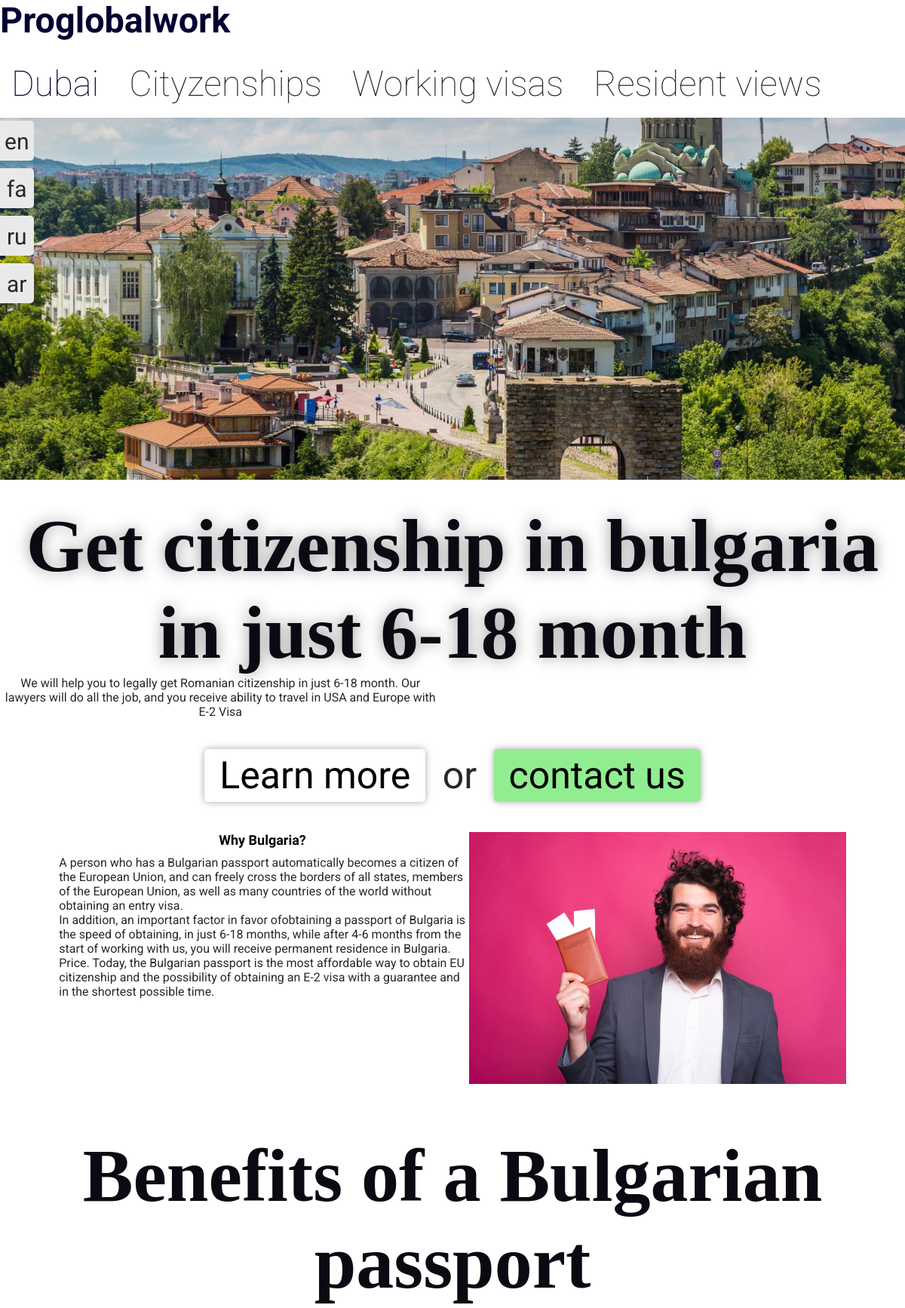
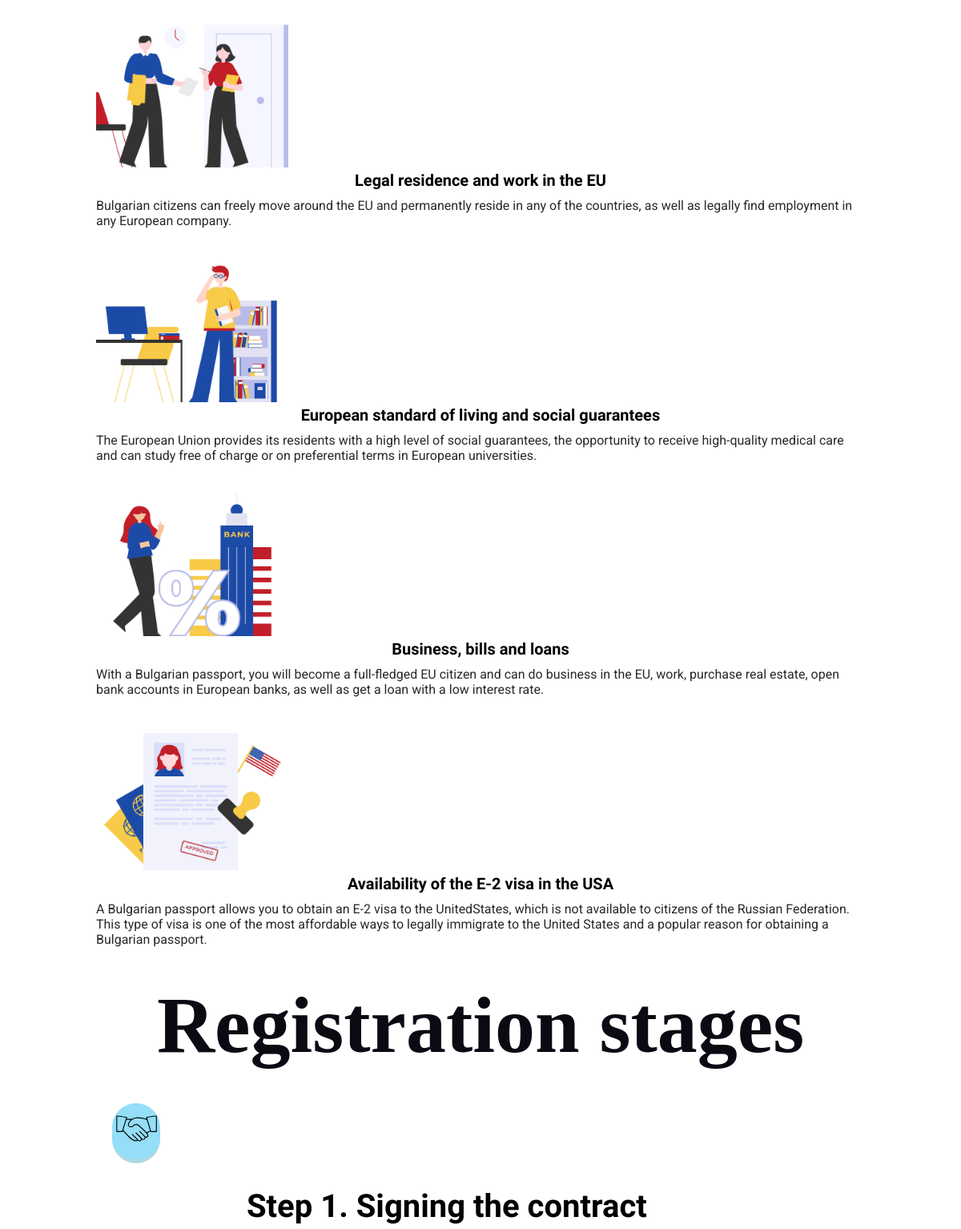
/citizen/bolgar/ (upper part), run on the app's committed database (2 pictures, top to bottom).
### main/models.py (models this page shows, shortened)
class Text(models.Model):
	related = models.ForeignKey(TextBlock, on_delete=models.CASCADE, related_name='texts')
	language = models.CharField(max_length=2)
	text = models.TextField(unique=True)
	source = models.BooleanField(default=False)

### main/views.py (the view)
# urls.py: path('citizen/bolgar/', views.citi_bolgar_eng, name='citi_bolgar_eng'),
def citi_bolgar_eng(request):
	return _render(request, 'sub/citizenship/bolgar_eng.html', from_page='citizenship for bolgaria')

### main/views.py (called while the page is built)
def get_texts(lang):
	texts = {}
	for block in TextBlock.objects.all():
		try:
			texts[block.title] = block.texts.filter(language=lang)[0]
		except IndexError:
			print('Missing text for "', block.title, '" for ', lang)
	return {'texts': texts}

def _render(req, template, context={}, from_page='any', req_form=True):
	lang = 'en'
	if 'lang' in req.COOKIES:
		if req.method == 'POST':
			form = RequestForm(req.POST)
			if form.is_valid():
				db_req = form.save(commit=False)
				db_req.from_page = from_page
				db_req.save()
		context['texts'] = get_texts(req.COOKIES['lang'])
		req = render(req, template, context)
	else:
		context['texts'] = get_texts(lang)
		req = render(req, template, context)
		req.set_cookie('lang', lang)
	context['req_form'] = RequestForm
	if req_form != True:
		del context['req_form']
	return req

### main/templates/sub/citizenship/bolgar_eng.html (shortened to what this page needs)
{% extends 'base.html' %}
{% load static %}
{% block content %}
<div class="content__title_back" style="
background: linear-gradient( rgba(0, 0, 0, 0.1), rgba(0, 0, 0, 0.1) ), url({% static 'imgs/bolgaria.jpg' %});
background-position: center;
background-repeat: no-repeat;
background-size: cover;
padding: 30vh;
margin-bottom: 30px
">
</div>
<div class="centered" style="text-align: center;">
	<h1 style="text-shadow: 0 0 20px rgb(0, 0, 0, 0.4); max-width: 30ch;">
		{{ texts.texts.Bolgar_first_titile_h1.text }}
	</h1>
	<div style="max-width: 65ch;">
		{{ texts.texts.Romania_under_first_titile_div.text }}
	</div>
	<br>
	<br>
	<div class="tricky-but">
		<div>
			Learn more
		</div>
		 or
		<div>
			contact us
		</div>
	</div>
</div>
<div class="content">
	<div class="centered">
		<br>
		<br>
		<div style="display: inline-block; vertical-align: top;">
			<h2>
				{{ texts.texts.Bolgar_why_romania_title.text }}
			</h2>
			<div style="max-width: 60ch;">
				{{ texts.texts.Bolgar_why_romania_text_div.text|linebreaks }}
			</div>
		</div>
		<div style="display: inline-block; vertical-align: top;">
			<img src="{% static 'imgs/pasport_owner.jpg' %}" alt="" style="width: 500px;">
		</div>
	</div>
</div>
<br>
<br>
<br>
<div class="content">
	<h1 class="centered">
		{{ texts.texts.Bolgar_Benefits_of_a_Bolgarian_passport.text }}
	</h1>
	<br>
	<div class="grid-master">
		<div>
			<div>
				<img src="{% static 'imgs/ligall.png' %}" alt="">
				<h2>
					{{ texts.texts.Legal_residence_and_work_in_the_EU.text }}
				</h2>
				<div>
					{{ texts.texts.Bolgar_Legal_residence_and_work_in_the_EU_text_div.text }}
				</div>
			</div>
		</div>
		<div>
			<div>
				<img src="{% static 'imgs/lifelevel.png' %}" alt="">
				<h2>
					{{ texts.texts.European_standard_of_living_and_social_guarantees.text }}
				</h2>
				<div>
					{{ texts.texts.European_standard_of_living_and_social_guarantees_text_div.text }}
				</div>
			</div>
		</div>
		<div>
			<div>
				<img src="{% static 'imgs/bussiness.png' %}" alt="">
				<h2>
					{{ texts.texts.Romania_Business_bills_and_loans.text }}
				</h2>
				<div>
					{{ texts.texts.Bolgar_Business_bills_and_loans_text_div.text }}
				</div>
			</div>
		</div>
		<div>
			<div>
				<img src="{% static 'imgs/visa_access.webp' %}" alt="">
				<h2>
					{{ texts.texts.Romania_Availability_of_the_E_2_visa_in_the_USA.text }}
				</h2>
				<div>
					{{ texts.texts.Bolgaria_Availability_of_the_E_2_visa_in_the_USA_text_div.text }}
				</div>
			</div>
		</div>
	</div>
</div>
<br>
<br>
<div class="content">
	<h1 class="centered">
		{{ texts.texts.Registration_stages.text }}
	</h1>
	<br>
	<div class="grid-master this-one">
		<div class="inline-bastards">
			<div style="padding: 20px;">
			</div>
			<div>
				<h2>
					{{ texts.texts.Step_1_Signing_the_contract.text }}
				</h2>
			</div>
		</div>
</div>
<br>
<br>
{% endblock %}

### main/static/css/style.css (style rules this page uses)
body { font-family: 'Roboto', sans-serif; color: rgb(40, 40, 40); font-size: 18px; }
* { margin: 0; padding: 0 }
.content { max-width: 1200px; margin: 0 auto; }
h1 { font-family: 'Podkova', serif; font-size: 50px; color:rgb(10, 10, 19); }
h2 { color: black; margin:0; margin-bottom: 10px; font-family: 'Raleway', sans-serif; font-size: 28px; }
.content__title_back { background-color: green; margin: 0rem 0 0px 0; padding: 30px 0rem 60px 0rem; color: white; text-shadow: 0px 0px 25px black; }
.centered { width: fit-content; margin: 0 auto; }
.tricky-but > div { display: inline-block; padding: 6px 20px 6px 20px; border-radius: 5px; margin-left: 0px; margin-right: 10px; background-color: white; color: black; box-shadow: 0px 0px 10px rgba(128, 128, 128, 0.7); }
.tricky-but > div + div { background-color: lightgreen; margin-left: 10px; margin-right: 0px; }
.grid-master { display: grid; justify-content: center; grid-gap: 25px; grid-template-columns: repeat(auto-fill, minmax(200px, 250px)); }
.grid-master > div > div > img { width: 240px; }
.grid-master > div > div > h2 { font-size: 20px; }
.grid-master > div > div > svg { font-size: 20px; height: 60px; width: 60px; padding-bottom: 10px; border-bottom: 5px solid lightblue; }
svg.nice { background-color: rgb(148, 222, 247); border-radius: 100px; }
.inline-bastards > div { vertical-align: top; display: inline-block; }
.this-one { grid-template-columns: repeat(auto-fill, minmax(550px, 550px)); }
@media only screen and (max-device-width: 1200px) { body { overflow-x:auto; font-size: 16px; } }
@media only screen and (max-device-width: 1200px) { .grid-master { grid-template-columns: repeat(auto-fill, minmax(80%, 80%)); } }
@media only screen and (max-device-width: 1200px) { br { content: ""; display: block; height: 20px; } }
@media only screen and (max-device-width: 1200px) { h1 { font-size: 100px; } }
@media only screen and (max-device-width: 1200px) { h2 { font-size: 18px; text-align: center; } }
@media only screen and (max-device-width: 1200px) { h1 { text-align: center; } }
@media only screen and (max-device-width: 1200px) { .this-one > div { max-width: 200ch; border: none; } }
@media only screen and (max-device-width: 1200px) { .this-one > div > div { font-size: 40px; } }
@media only screen and (max-device-width: 1200px) { .this-one > div > div > h2 { font-size: 40px; } }
@media only screen and (max-device-width: 1200px) { .tricky-but { font-size: 50px !important; } }

### main/templates/base.html (style rules this page uses)
html { scroll-behavior: smooth; }

### data on the page
Text: texts.Bolgar_first_titile_h1.text "Get citizenship in bulgaria in just 6-18 month"
Text: texts.Romania_under_first_titile_div.text "We will help you to legally get Romanian citizenship in just 6-18 month. Our lawyers will do all the job, and you receive ability to travel in USA and Europe with E-2 Visa"
Text: texts.Bolgar_why_romania_title.text "Why Bulgaria?"
Text: texts.Bolgar_why_romania_text_div.text "A person who has a Bulgarian passport automatically becomes a citizen of the European Union, and can freely cross the borders of all states, members of the European Union, as well as many countries of the world without obtaining an entry visa. In addition, an important factor in favor ofobtaining a passport of Bulgaria is the speed of obtaining, in just 6-18 months, while after 4-6 months from the start of working with us, you will receive permanent residence in Bulgaria. Price. Today, the Bulgarian passport is the most affordable way to obtain EU citizenship and the possibility of obtaining an E-2 visa with a guarantee and in the shortest possible time."
Text: texts.Bolgar_Benefits_of_a_Bolgarian_passport.text "Benefits of a Bulgarian passport"
Text: texts.Legal_residence_and_work_in_the_EU.text "Legal residence and work in the EU"
Text: texts.Bolgar_Legal_residence_and_work_in_the_EU_text_div.text "Bulgarian citizens can freely move around the EU and permanently reside in any of the countries, as well as legally find employment in any European company."
Text: texts.European_standard_of_living_and_social_guarantees.text "European standard of living and social guarantees"
Text: texts.European_standard_of_living_and_social_guarantees_text_div.text "The European Union provides its residents with a high level of social guarantees, the opportunity to receive high-quality medical care and can study free of charge or on preferential terms in European universities."
Text: texts.Romania_Business_bills_and_loans.text "Business, bills and loans"
Text: texts.Bolgar_Business_bills_and_loans_text_div.text "With a Bulgarian passport, you will become a full-fledged EU citizen and can do business in the EU, work, purchase real estate, open bank accounts in European banks, as well as get a loan with a low interest rate."
Text: texts.Romania_Availability_of_the_E_2_visa_in_the_USA.text "Availability of the E-2 visa in the USA"
Text: texts.Bolgaria_Availability_of_the_E_2_visa_in_the_USA_text_div.text "A Bulgarian passport allows you to obtain an E-2 visa to the UnitedStates, which is not available to citizens of the Russian Federation. This type of visa is one of the most affordable ways to legally immigrate to the United States and a popular reason for obtaining a Bulgarian passport."
Text: texts.Registration_stages.text "Registration stages"
Text: texts.Step_1_Signing_the_contract.text "Step 1. Signing the contract"
